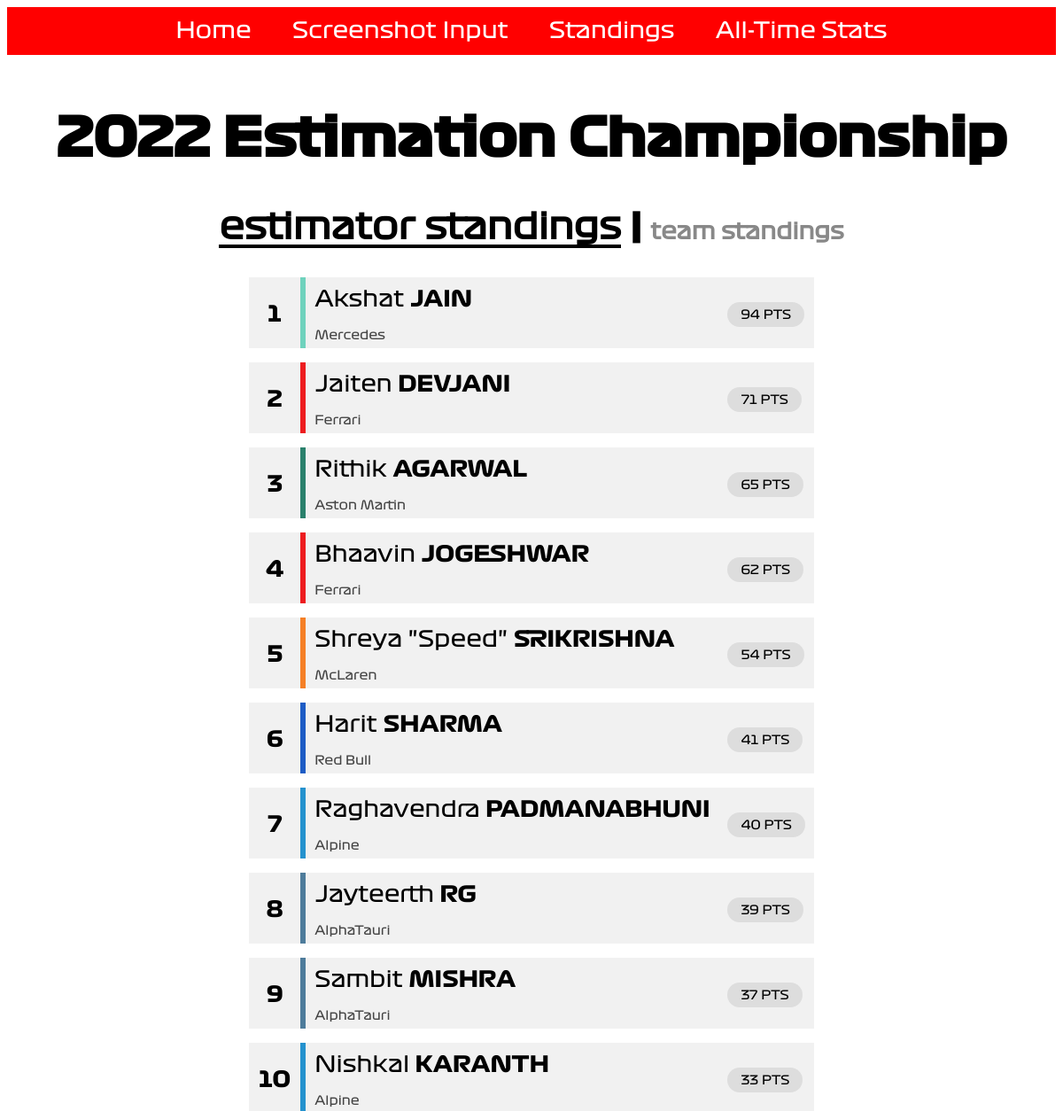
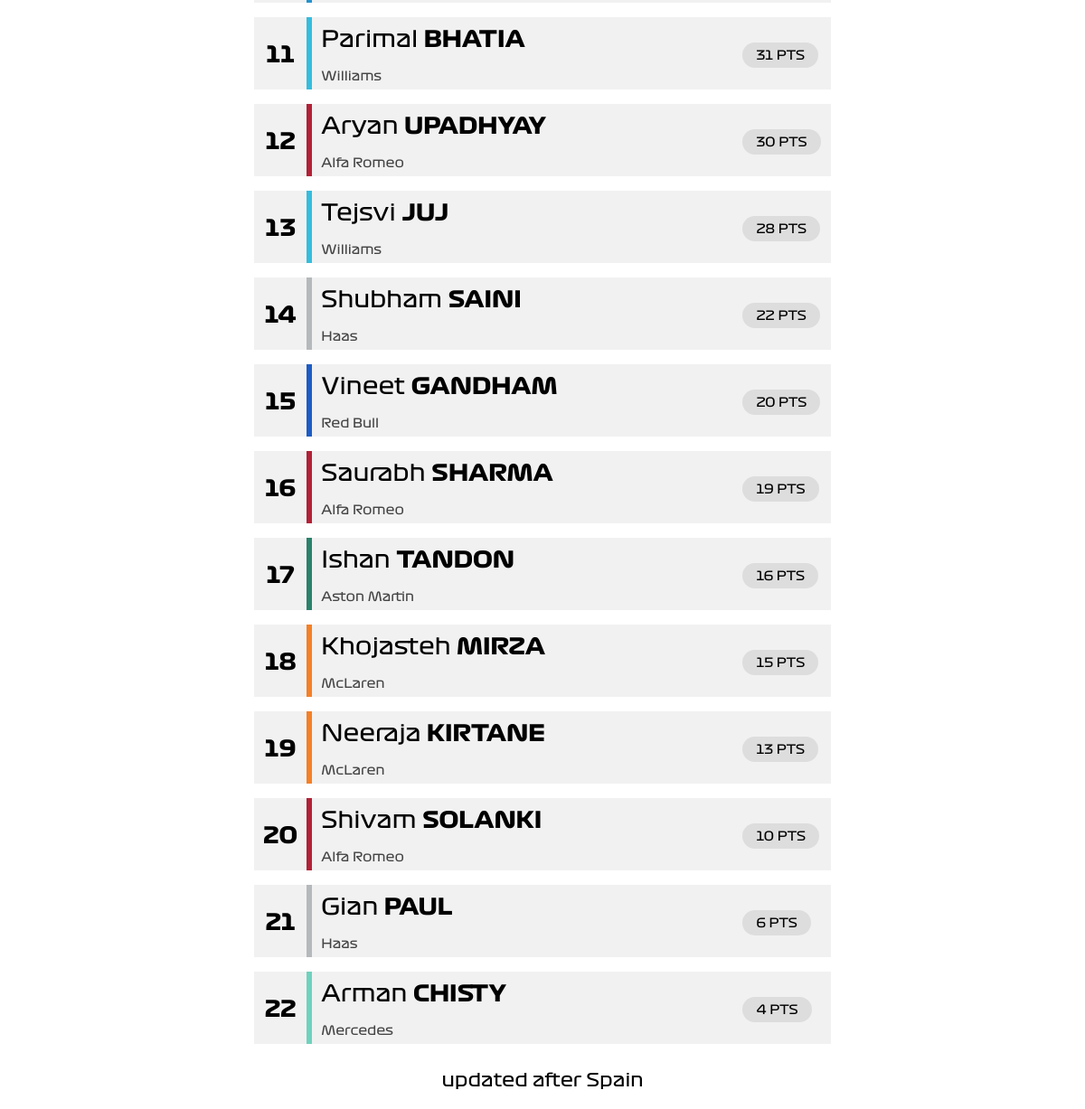
The page /estimatorstandings/ on the database its author committed (2 pictures, top to bottom).
### input_portal/models.py (models this page shows, shortened)
class current_leaderboard(models.Model):
    abbr = models.CharField(max_length = 4, unique = True)
    first_name = models.CharField(max_length = 32)
    last_name = models.CharField(max_length = 32)
    driver_no = models.IntegerField()
    team_name = models.CharField(max_length = 64)
    team_color = models.CharField(max_length = 7)
    points = models.FloatField()
    rank_override = models.IntegerField()

### input_portal/views.py (the view)
# urls.py: path('estimatorstandings/', views.LeaderView, name='estimatorstandings'),
def LeaderView(request):
    current_leaderboard_list = current_leaderboard.objects.order_by('-points','rank_override')
    leaderboard_dict = {'cl_table' : current_leaderboard_list}
    return render(request, 'leaderboard.html', context = leaderboard_dict)

### input_portal/templates/input_portal/leaderboard.html
<!DOCTYPE html>
{% extends "input_portal/base.html" %}
{% block body_block %}
    <h1>
      2022 Estimation Championship
    </h1>
    <h2>
      <span class="selected_standings">estimator standings</span>
      <span class="selectorseparator">|</span>
      <span class="unselected_standings">
        <a href = "../teamstandings" style="color:#888888">
                team standings
        </a>
      </span>
    </h2>
    {% if cl_table %}
      <table class="current_leaderboard centre">
      {% for row in cl_table %}
        <tr class="leaderboard_top">
          <td rowspan=2 class="table_pos"> {{ forloop.counter }} </td>
          <td style="background-color: {{row.team_color}}" rowspan=2 class="table_teamcolor"></td>
          <td> <span class="firstnamespan"> {{ row.first_name }} </span> <span class="lastnamespan"> {{ row.last_name|upper }} </td>
          <td rowspan=2> <span class="pointspan"> {{ row.points|floatformat:0 }} PTS </span> </td>
        </tr>
        <tr class="leaderboard_bottom">
          <td> <span class='teamspan'> {{ row.team_name }} </span> </td>
        <tr>
      {% endfor %}
      </table>
      <p> updated after Spain </p>
    {% else %}
      <p>No data found</p>
    {% endif %}
{% endblock %}

### static/css/formulaone.css (style rules this page uses)
a:link { text-decoration: none; }
a { color: inherit; }
h1 { color: black; text-align: center; font-family: f1bold; font-size: 60px; }
h2 { color: black; text-align: center; font-family: f1reg; font-size: 40px; }
p { color: black; text-align: center; font-family: f1reg; font-size: 20px; }
.centre { margin-left: auto; margin-right: auto; }
table { border-collapse: collapse; border-radius: 5px; border-style: hidden; box-shadow: 0 0 0 8px white; }
td { padding-top: 6px; padding-bottom: 6px; padding-right: 10px; padding-left: 10px; }
.leaderboard_top { background-color: #f1f1f1; border-top: 16px solid white; border-left: 4px solid white; border-right: 4px solid white; border-radius: 15px; margin-top: 10px; }
.leaderboard_bottom { background-color: #f1f1f1; border-bottom: 16px solid white; border-left: 4px solid white; border-right: 4px solid white; margin-bottom: 10px; }
.table_pos { font-family: f1bold; text-align: center; font-size: 25px; }
.table_teamcolor { padding-right: 3px; padding-left: 3px; border-top: 6px solid #f1f1f1; border-bottom: 6px solid #f1f1f1; }
.pointspan { background-color: #DDDDDD; padding-left: 15px; padding-right: 15px; padding-top: 7px; padding-bottom:7px; border-radius: 14px; font-family: f1reg; font-size: 14px }
.firstnamespan { font-family: f1reg; font-size: 25px; }
.lastnamespan { font-family: f1bold; font-size: 25px; }
.teamspan { font-family:f1reg; font-size: 14px; color: #444444; }
.selected_standings { color: black; text-align: center; font-family: f1reg; font-size: 40px; border-bottom: 4px solid black }
.unselected_standings { color: #888888; text-align: center; font-family: f1reg; font-size: 25px; }
.selectorseparator { font-family: f1bold; font-size: 40px; }
.resultTable, td { background-color: #f1f1f1; padding-top: 10px; }

### rows shown on the page
current_leaderboard: first_name "Akshat", last_name "JAIN", points "94", team_name "Mercedes"
current_leaderboard: first_name "Jaiten", last_name "DEVJANI", points "71", team_name "Ferrari"
current_leaderboard: first_name "Rithik", last_name "AGARWAL", points "65", team_name "Aston Martin"
current_leaderboard: first_name "Bhaavin", last_name "JOGESHWAR", points "62", team_name "Ferrari"
current_leaderboard: first_name "Shreya \"Speed\"", last_name "SRIKRISHNA", points "54", team_name "McLaren"
current_leaderboard: first_name "Harit", last_name "SHARMA", points "41", team_name "Red Bull"
current_leaderboard: first_name "Raghavendra", last_name "PADMANABHUNI", points "40", team_name "Alpine"
current_leaderboard: first_name "Jayteerth", last_name "RG", points "39", team_name "AlphaTauri"
current_leaderboard: first_name "Sambit", last_name "MISHRA", points "37", team_name "AlphaTauri"
current_leaderboard: first_name "Nishkal", last_name "KARANTH", points "33", team_name "Alpine"
current_leaderboard: first_name "Parimal", last_name "BHATIA", points "31", team_name "Williams"
current_leaderboard: first_name "Aryan", last_name "UPADHYAY", points "30", team_name "Alfa Romeo"
current_leaderboard: first_name "Tejsvi", last_name "JUJ", points "28", team_name "Williams"
current_leaderboard: first_name "Shubham", last_name "SAINI", points "22", team_name "Haas"
current_leaderboard: first_name "Vineet", last_name "GANDHAM", points "20", team_name "Red Bull"
current_leaderboard: first_name "Saurabh", last_name "SHARMA", points "19", team_name "Alfa Romeo"
current_leaderboard: first_name "Ishan", last_name "TANDON", points "16", team_name "Aston Martin"
current_leaderboard: first_name "Khojasteh", last_name "MIRZA", points "15", team_name "McLaren"
current_leaderboard: first_name "Neeraja", last_name "KIRTANE", points "13", team_name "McLaren"
current_leaderboard: first_name "Shivam", last_name "SOLANKI", points "10", team_name "Alfa Romeo"
current_leaderboard: first_name "Gian", last_name "PAUL", points "6", team_name "Haas"
current_leaderboard: first_name "Arman", last_name "CHISTY", points "4", team_name "Mercedes"
